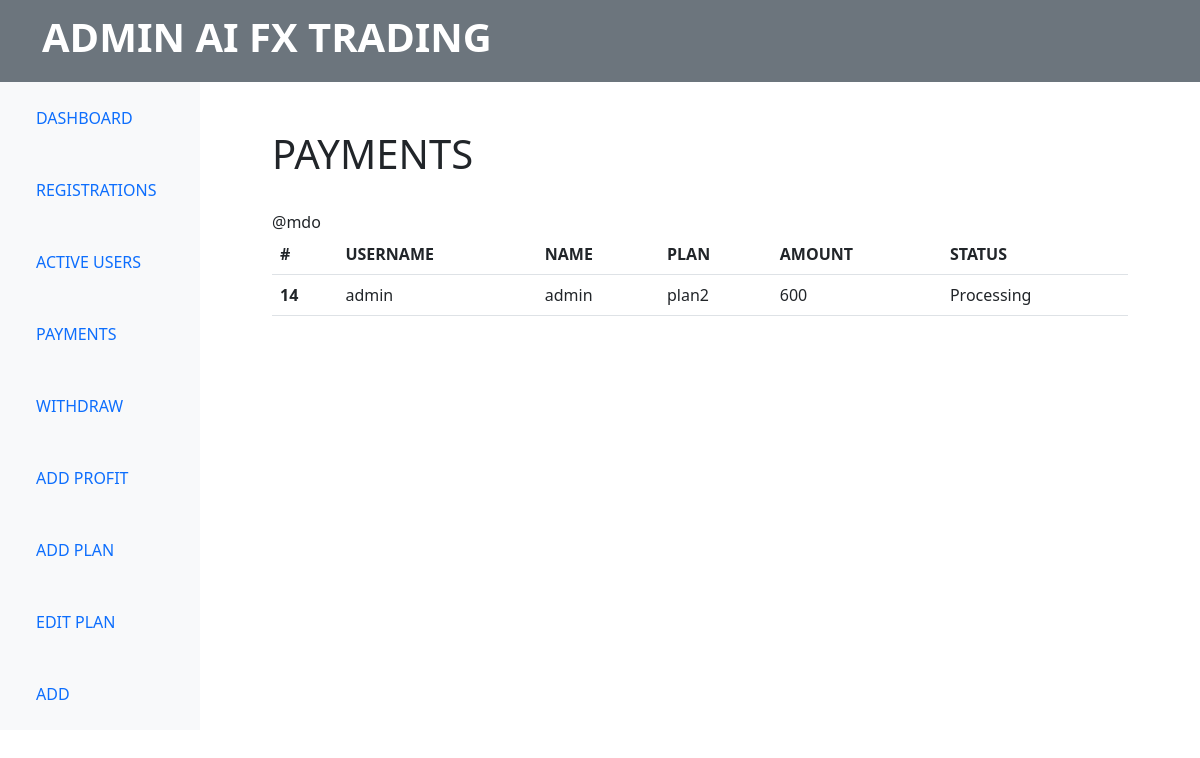
The app's page /admpayments/ (signed in) with its own data.
### home/models.py (models this page shows)
class Payment(models.Model):
    user_plan = models.ForeignKey(User_plan, on_delete=models.CASCADE)
    transaction_name = models.CharField(max_length=100)
    transaction_id = models.CharField(max_length=100)

class User_plan(models.Model):
    user = models.ForeignKey(User, on_delete=models.CASCADE)
    plan = models.ForeignKey(Plans, on_delete=models.CASCADE)
    invested_amount = models.CharField(max_length=100)
    plan_status = models.CharField(max_length=100)
    plan_profit = models.CharField(max_length=100)

class Plans(models.Model):
    plan_name = models.CharField(max_length=100)
    plan_price = models.CharField(max_length=100)
    plan_min_percentage = models.CharField(max_length=100)
    plan_max_percentage = models.CharField(max_length=100)
    plan_max_profit = models.CharField(max_length=100)
    plan_min_profit = models.CharField(max_length=100)

### home/views.py (the view)
# urls.py: path('admpayments/', login_required(views.Admpayments_view.as_view()), name='admpayments'),
class Admpayments_view(View):
    def get(self,request):
        context = {
            "payments": models.Payment.objects.all()
        }
        return render(request, "admpayments.html", context=context)

### templates/admpayments.html (shortened to what this page needs)
{% extends 'admbase.html' %}
{% block content%}
<div class="m-5">
<h1> PAYMENTS </h1>
<br>
<table class="table">
    <thead>
      <tr>
        <th scope="col">#</th>
        <th scope="col">USERNAME</th>
        <th scope="col">NAME</th>
        <th scope="col">PLAN</th>
        <th scope="col">AMOUNT</th>
        <th scope="col">STATUS</th>
      </tr>
    </thead>
    <tbody>
      {% for payment in payments %}
      <tr>
        <th scope="row">{{ payment.id }}</th>
        <td>{{ payment.user_plan.user.username }}</td>
        <td>{{ payment.transaction_name }}</td>
        <td>{{ payment.user_plan.plan.plan_name }}</td>
        <td>{{ payment.user_plan.invested_amount }}</td>
        <td>{{ payment.user_plan.plan_status }}</td
        <td>@mdo</td>
      </tr>
      {% endfor %}
    </tbody>
  </table>
{% endblock %}

### records on screen
Payment: id "14", user_plan.user.username "admin", transaction_name "admin", user_plan.plan.plan_name "plan2", user_plan.invested_amount "600", user_plan.plan_status "Processing"
